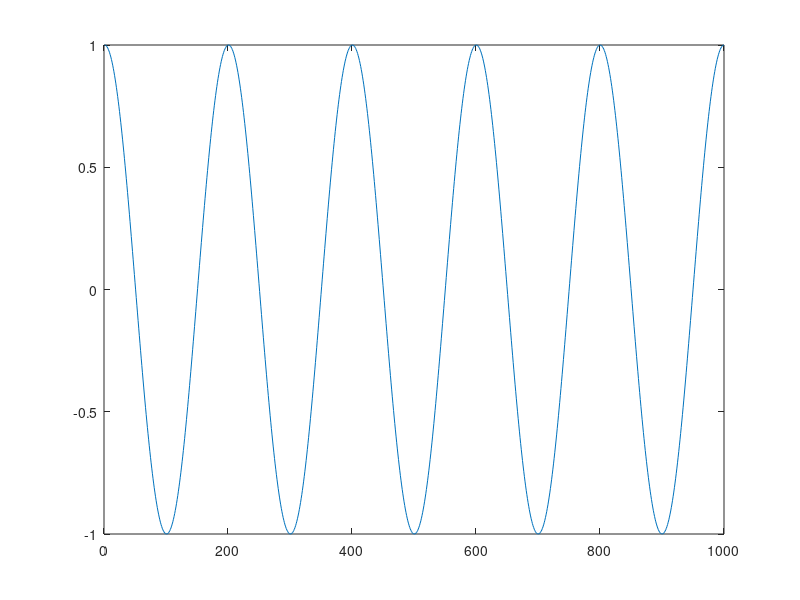
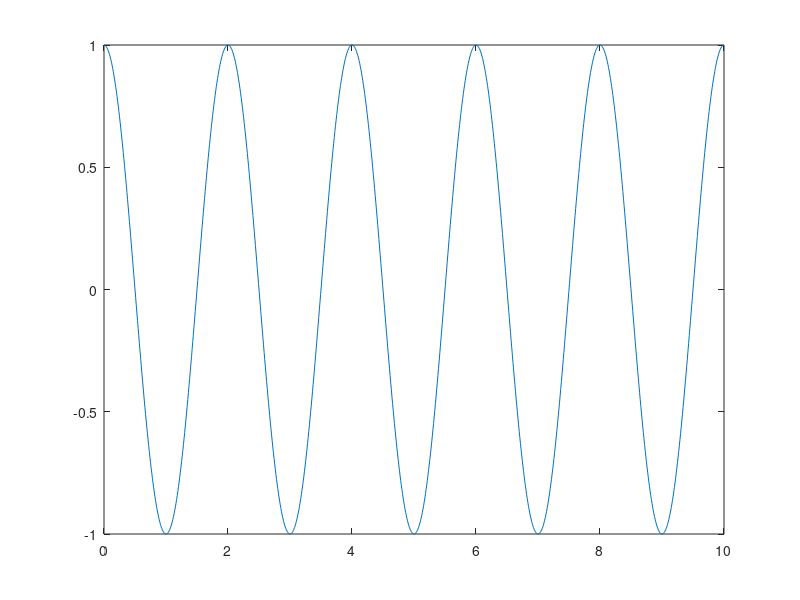
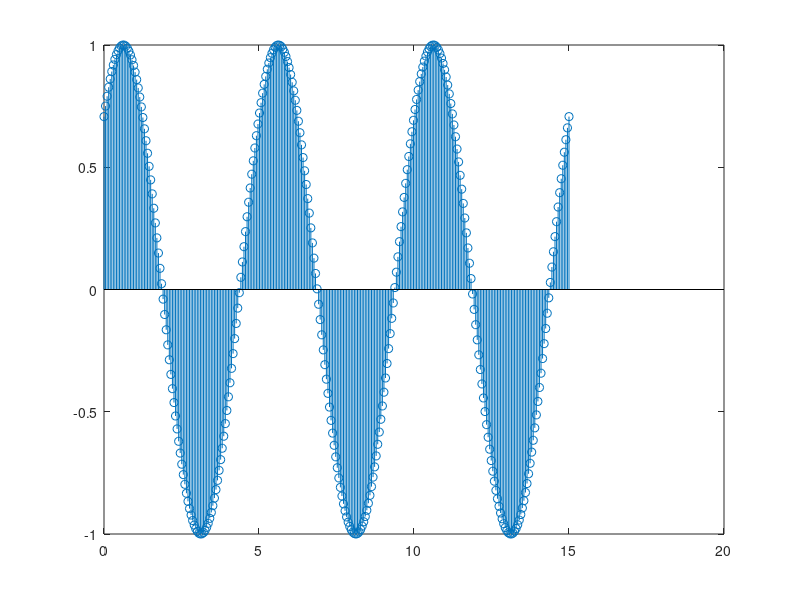

These figures' MATLAB source, in order:
% Use this to clear the workspace before a new run
clear all
close all

%----------------------
% Exercitiul 1
%----------------------
a = 5;
b = 0.3;

calcul1 = a + b;
calcul2 = a/b;
calcul3 = a^b;
calcul4 = exp(a + log(b));
calcul5 = sin(a) + cos(b + pi/2);


%----------------------
% Exercitiul 2
%----------------------
A = zeros(1,10);
B = ones(4,6);
C = 1:2:21;   % from 1 to 21 in steps of 2

A(3) = 5;
B(2,4) = 7;
D = C.^2;
E = 4*C - 50;
comp = sum(C>E);  % Try C>E. What is the result? What does sum() do here?
whatever = sin(D);

%----------------------
% Exercitiul 3
%----------------------
t = linspace(0,10,1000);  % start, stop, how many
f = 0.5;
x = cos(2*pi*f*t);
plot(x);
figure     % What does this do?
plot(t,x); % This is better. What is the difference?

%----------------------
% Exercitiul 4
%----------------------
% period = 1/frequency.
% Frequency = 0.2 => period = 5 => 3 periods = 15 seconds
t = linspace(0,15, 300);
f = 0.2;
figure
stem(t, sin(2*pi*f*t + pi/4));
% Why is the plot so "colturos"? What can we do to improve the looks of it?

